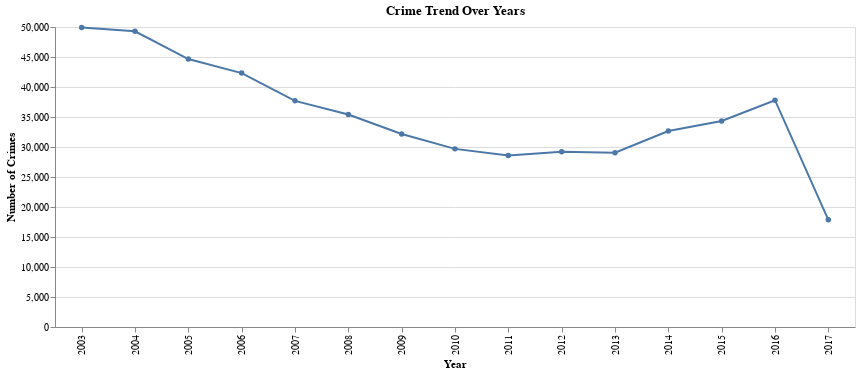

The code cell stored with this chart in its notebook:
### Code cell
alt.Chart(df).mark_line(point=True).encode(
    x=alt.X('YEAR:O', title='Year'),
    y=alt.Y('count()', title='Number of Crimes')
    ).properties(
    title='Crime Trend Over Years',
    width=800
)

### Figure 1 — Vega specification as saved in the notebook (floating-point values rounded to 4 significant figures)
{"$schema": "https://vega.github.io/schema/vega/v5.json", "data": [{"name": "source_0", "values": [{"YEAR": 2003, "__count": 49928}, {"YEAR": 2004, "__count": 49279}, {"YEAR": 2005, "__count": 44664}, {"YEAR": 2006, "__count": 42322}, {"YEAR": 2007, "__count": 37692}, {"YEAR": 2008, "__count": 35414}, {"YEAR": 2009, "__count": 32172}, {"YEAR": 2010, "__count": 29688}, {"YEAR": 2011, "__count": 28573}, {"YEAR": 2012, "__count": 29222}, {"YEAR": 2013, "__count": 29056}, {"YEAR": 2014, "__count": 32659}, {"YEAR": 2015, "__count": 34328}, {"YEAR": 2016, "__count": 37798}, {"YEAR": 2017, "__count": 17857}]}, {"name": "source_0_x_domain_YEAR", "values": [{"YEAR": 2003}, {"YEAR": 2004}, {"YEAR": 2005}, {"YEAR": 2006}, {"YEAR": 2007}, {"YEAR": 2008}, {"YEAR": 2009}, {"YEAR": 2010}, {"YEAR": 2011}, {"YEAR": 2012}, {"YEAR": 2013}, {"YEAR": 2014}, {"YEAR": 2015}, {"YEAR": 2016}, {"YEAR": 2017}]}, {"name": "source_0_y_domain___count", "values": [{"min": 17857, "max": 49928}]}], "marks": [{"type": "line", "name": "layer_0_marks", "from": {"data": "source_0"}, "sort": {"field": "x"}, "encode": {"update": {"x": {"field": "YEAR", "scale": "x"}, "stroke": {"value": "#4c78a8"}, "y": {"field": "__count", "scale": "y"}}}, "style": ["line"]}, {"type": "symbol", "name": "layer_1_marks", "from": {"data": "source_0"}, "encode": {"update": {"opacity": {"value": 1}, "fill": {"value": "#4c78a8"}, "y": {"field": "__count", "scale": "y"}, "x": {"field": "YEAR", "scale": "x"}}}, "style": ["point"]}], "scales": [{"name": "x", "type": "point", "domain": {"data": "source_0_x_domain_YEAR", "field": "YEAR", "sort": true}, "range": [0, {"signal": "width"}], "padding": 0.5}, {"name": "y", "type": "linear", "domain": [{"signal": "(data(\"source_0_y_domain___count\")[0] || {}).min"}, {"signal": "(data(\"source_0_y_domain___count\")[0] || {}).max"}], "range": [{"signal": "height"}, 0], "zero": true, "nice": true}], "axes": [{"scale": "y", "ticks": false, "zindex": 0, "gridScale": "x", "maxExtent": 0, "labels": false, "orient": "left", "domain": false, "aria": false, "tickCount": {"signal": "ceil(height/40)"}, "grid": true, "minExtent": 0}, {"scale": "x", "title": "Year", "labelAlign": "right", "orient": "bottom", "labelBaseline": "middle", "grid": false, "labelAngle": 270, "zindex": 0}, {"scale": "y", "zindex": 0, "title": "Number of Crimes", "orient": "left", "labelOverlap": true, "grid": false, "tickCount": {"signal": "ceil(height/40)"}}], "title": {"text": "Crime Trend Over Years", "frame": "group"}, "style": "cell", "background": "white", "padding": 5, "width": 800, "height": 300}
